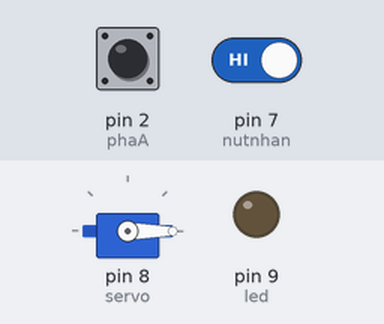
Bench run of a sketch on a simulated Arduino Uno, built with avr-gcc and run on an emulated ATmega328P. On the bench: servo, output pins drawn as LEDs (lit = HIGH). The inputs (shaded band) are chosen by the test bench; at power-on: pin 7 (nutnhan) HIGH, pin 2 (phaA) HIGH.

Above: at 1.2 s.
1.3 s: pin 7 (nutnhan) driven LOW
At 1.6 s:
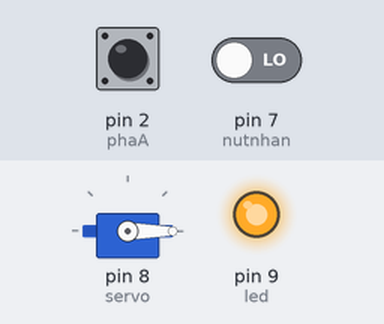
4.3 s: pin 7 (nutnhan) driven HIGH
At 5.1 s:
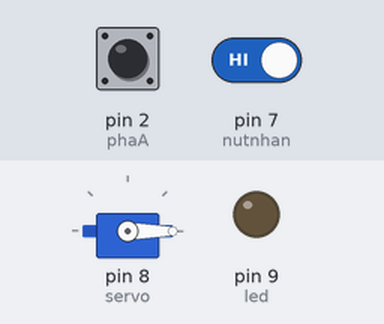
Timing chart, 0 to 7.3 s (numbered marks = the images above; inputs shaded):
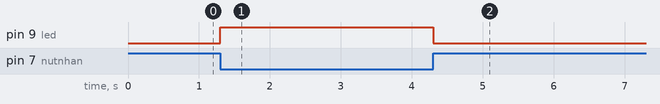

Measured:
- after the input at 1.3 s, pin 9 (led): LOW → HIGH at once
- after the input at 4.3 s, pin 9 (led): HIGH → LOW at once

The sketch:

test2.ino
```cpp
#include <Servo.h>
Servo myservo;
int servo = 8;
int led = 9;

int phaA = 2;
int phaB = 3;
int nutnhan = 7; int gtnutnhan;

int dem = 0; int hientai; int bandau;

void setup()
{
   Serial.begin (9600);

   pinMode(led, OUTPUT);
   myservo.attach(servo);
   myservo.write(0);

   pinMode(phaA,INPUT);
   pinMode(phaB,INPUT);
   pinMode(nutnhan, INPUT);

   bandau = digitalRead(phaA);
}

void loop()
{
   gtnutnhan = digitalRead(nutnhan);
   //Serial.print("Nút nhấn: "); Serial.println(gtnutnhan);
   if (gtnutnhan == 0)
   {
    digitalWrite(led, HIGH);
   }
   else
   {
    digitalWrite(led, LOW);
   }

   hientai = digitalRead(phaA);

   if (hientai != bandau)
   {
     if (digitalRead(phaB) != hientai)
     {
       dem += 5;
       if (dem >= 180)
       {
        dem = 180;
       }
     }
     else
     {
       dem -=5;
       if (dem <= 0)
       {
        dem = 0;
       }
     }
     myservo.write(dem);
     Serial.print("Giá trị: "); Serial.println(dem);
   }
   bandau = hientai;
}
```
